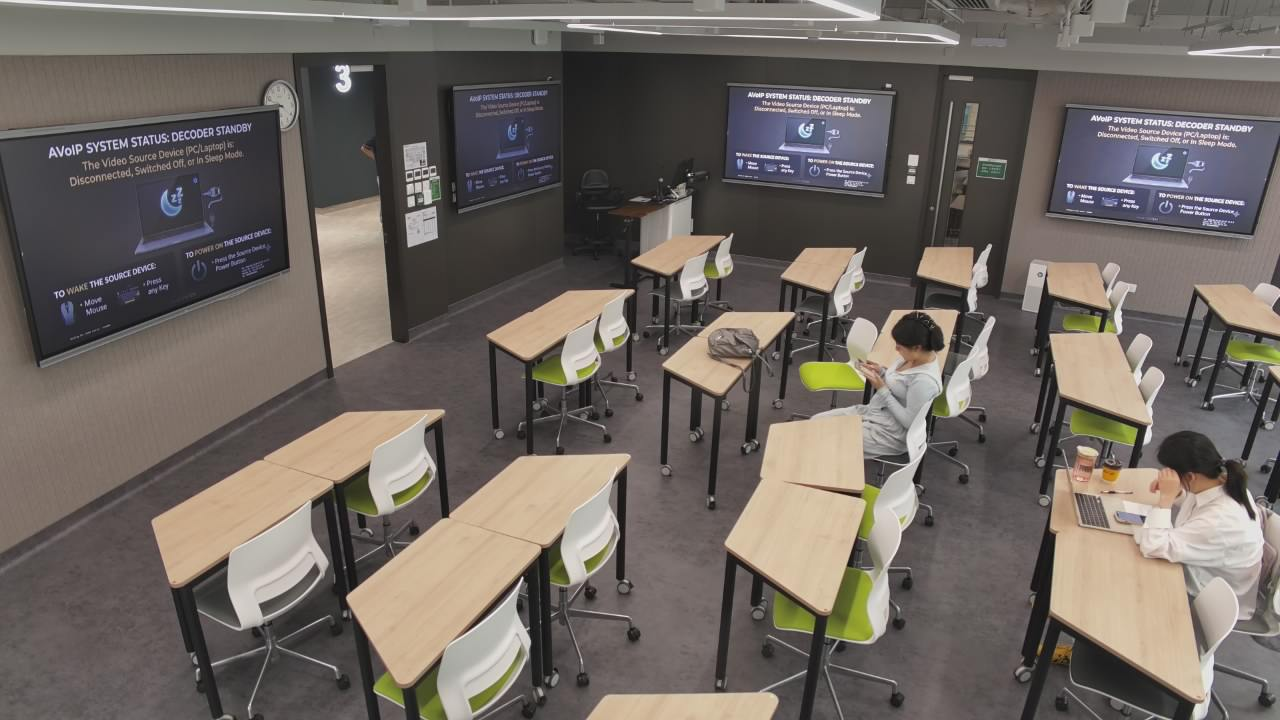
#> input picture [Buddy]/.workbuddy/tmp/m1/101.jpg, 1280 x 720 px; its folder holds only this picture in this run
$ python analyze.py
#> lines starting #> are read from the running program, lines starting #| are printed output that depends on the picture
import os
import numpy as np
from PIL import Image

NAMES = {
    '101': 'SM01 (11-01)', '102': 'SM02 (11-02)', '103': 'SM03 (11-03)',
    '104': 'SM04 (11-04)', '105': 'SM05 (11-05)', '106': 'SM06 (11-06)',
    '107': 'SM07 (11-07)', '108': 'SM08 (11-08)', '109': 'Common Area',
}

def lum(path):
#> called with path = 'm1/101.jpg'
    im = Image.open(path).convert('L')
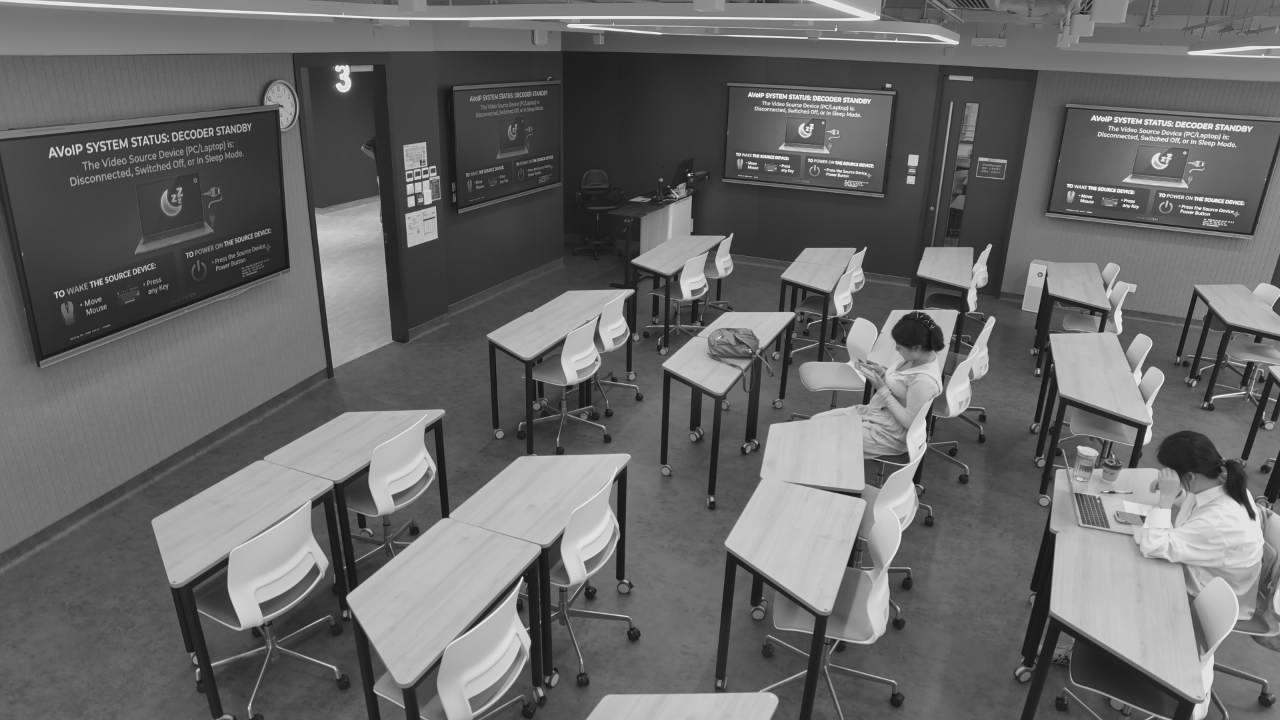
#> im: PIL image 1280x720 L; min 9, max 254, mean 105.3
    return np.asarray(im, dtype=np.float32), im.size

print(f"{'Room':16s} {'Res':10s} {'Mean':>6s} {'Dark%':>6s} {'Bright%':>7s} {'Motion%':>8s} {'HotSpots':>8s}")
print('-' * 70)
rows = []
for ip in ['101', '102', '103', '104', '105', '106', '107', '108', '109']:
    p1 = f'm1/{ip}.jpg'
    if not os.path.exists(p1):
        print(f"{NAMES[ip]:16s}  UNREACHABLE (502 upstream connect failed)")
        rows.append((ip, None))
        continue
    a, size = lum(p1)
#> size = (1280, 720)
    dark = (a < 40).mean() * 100
#> dark = 5.88
    bright = (a > 180).mean() * 100
#> bright = 14.42

    motion = float('nan')
    p2 = f'm2/{ip}.jpg'
    if os.path.exists(p2):
        b, _ = lum(p2)
        if a.shape == b.shape:
            motion = (np.abs(a - b) > 18).mean() * 100
#> motion = 0

    # 16x9 block map -> count blocks that are clearly bright (candidate lit displays)
    h, w = a.shape
#> h = 720; w = 1280
    bh, bw = h // 9, w // 16
#> bh = 80; bw = 80
    blocks = a[:bh * 9, :bw * 16].reshape(9, bh, 16, bw).mean(axis=(1, 3))
    hotspots = int((blocks > 150).sum())
#> hotspots = 15

    rows.append((ip, (size, a.mean(), dark, bright, motion, hotspots)))
    print(f"{NAMES[ip]:16s} {str(size):10s} {a.mean():6.1f} {dark:6.1f} {bright:7.2f} {motion:8.2f} {hotspots:8d}")
#| SM01 (11-01)     (1280, 720)  105.3    5.9   14.42     0.00       15

# brightest blocks location for context
print()
for ip, r in rows:
    if not r:
        continue
    a, _ = lum(f'm1/{ip}.jpg')
    h, w = a.shape
    bh, bw = h // 9, w // 16
    blocks = a[:bh * 9, :bw * 16].reshape(9, bh, 16, bw).mean(axis=(1, 3))
    top = np.dstack(np.unravel_index(np.argsort(-blocks.ravel())[:3], blocks.shape))[0]
    pos = ', '.join(f"r{int(y)}/c{int(x)}({blocks[y, x]:.0f})" for y, x in top)
    print(f"{NAMES[ip]:16s} brightest blocks -> {pos}")
